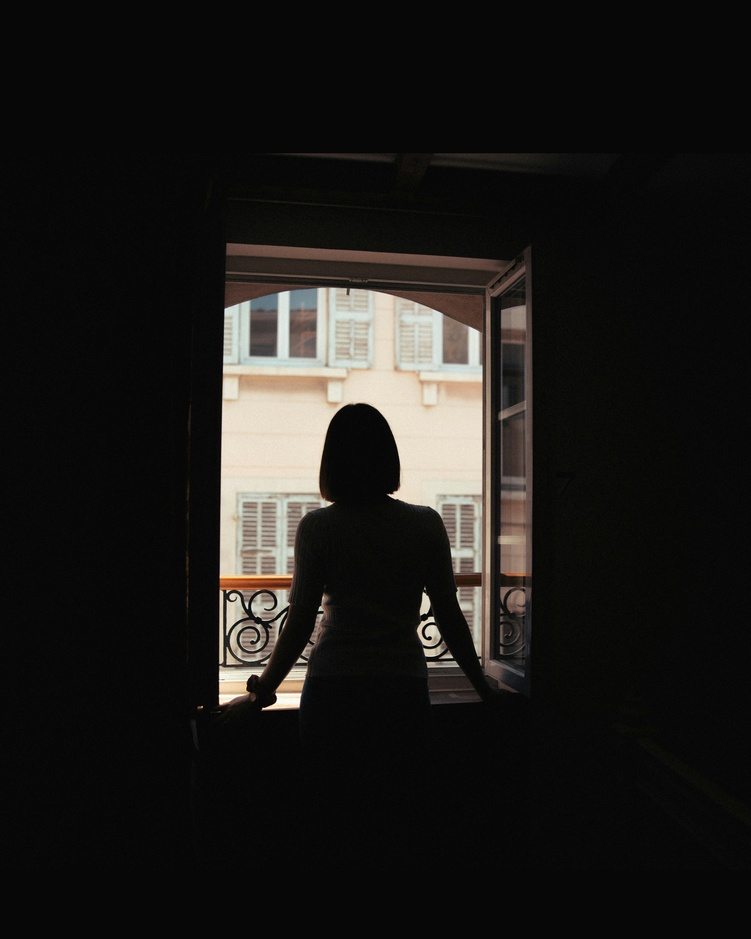
#> input picture images/woman_open_window.jpg, 751 x 939 px, shrunk from 4693 x 5867 before the run
$ python otsu_thresholding.py
#> lines starting #> are read from the running program, lines starting #| are printed output that depends on the picture; after the words box and inside, x2 and y2 are one past the last pixel; in counts of white or black regions, pixels touching at a corner belong together
import cv2
import matplotlib.pyplot as plt

imgPath = 'images/woman_open_window.jpg'
img = cv2.imread(imgPath)
#> img is the input picture: shape (939, 751, 3); mean B, G, R 25.1, 27.4, 29
if img is None:
    raise FileNotFoundError(f"Could not load '{imgPath}'. Check the file path.")

gray = cv2.cvtColor(img, cv2.COLOR_BGR2GRAY)
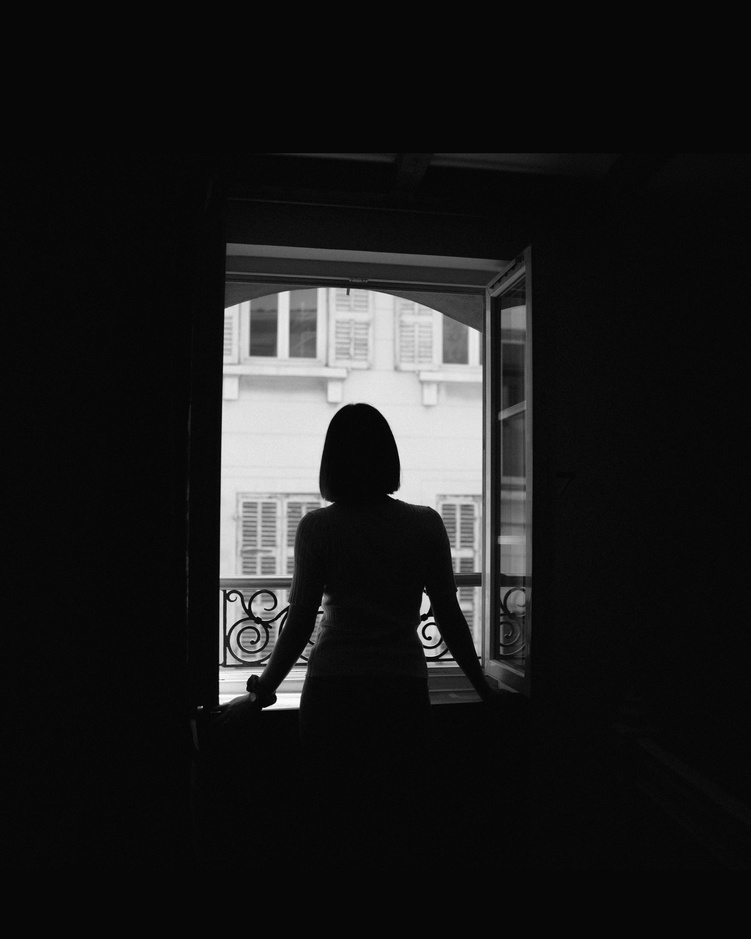
#> gray: shape (939, 751); min 0, max 254, mean 27.6

# Otsu's thresholding
# THRESH_BINARY_INV is used so the foreground (woman + room) is white (255)
# and the bright window background is black (0).
thresh_val, binary_mask = cv2.threshold(
    gray, 0, 255, cv2.THRESH_BINARY_INV + cv2.THRESH_OTSU
)
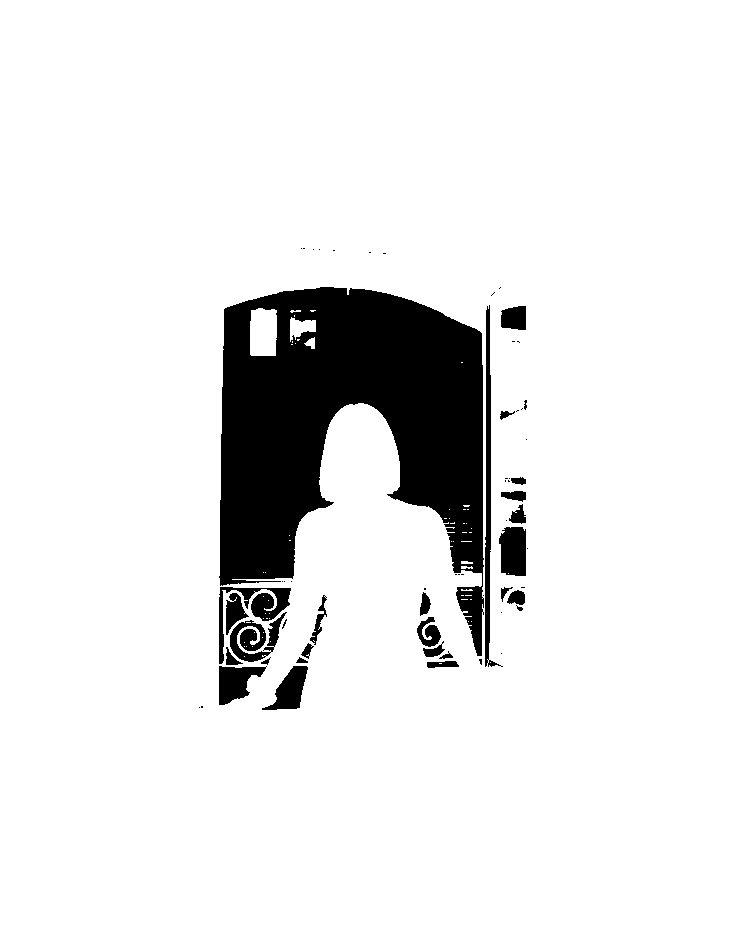
#> binary_mask: shape (939, 751); 90.7% white; 62 black regions (35 under 20 px), largest, box (x1, y1, x2, y2) and area: (219, 287, 484, 656) 54243, (485, 305, 503, 667) 1746, (219, 587, 291, 664) 1398
#> thresh_val = 101

print(f"Otsu's threshold value: {thresh_val:.0f}")
#| Otsu's threshold value: 101

# Plot results
fig, axes = plt.subplots(1, 3, figsize=(15, 5))

axes[0].imshow(cv2.cvtColor(img, cv2.COLOR_BGR2RGB))
axes[0].set_title('Original')
axes[0].axis('off')

axes[1].imshow(gray, cmap='gray')
axes[1].set_title('Grayscale')
axes[1].axis('off')

axes[2].imshow(binary_mask, cmap='gray')
axes[2].set_title(f"Otsu Binary Mask\n(threshold = {thresh_val:.0f})")
axes[2].axis('off')

plt.tight_layout()
plt.savefig('outputs/otsu_thresholding_output.png', dpi=150, bbox_inches='tight')
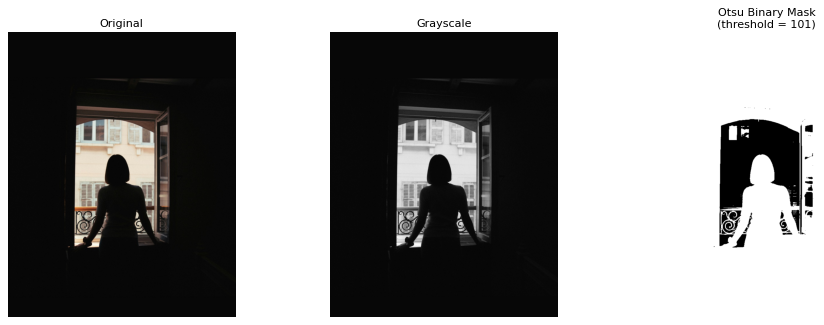
#> figure drawn by matplotlib, 3 panels
plt.show()

cv2.imwrite('outputs/otsu_binary_mask.png', binary_mask)
print("Outputs saved: otsu_binary_mask.png, otsu_thresholding_output.png")

$ run again, with images/highlights_and_shadows.jpg copied over images/woman_open_window.jpg
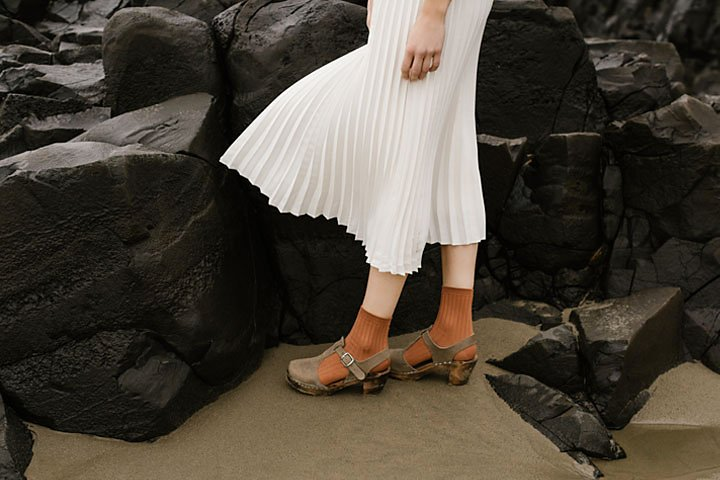
#> input picture images/highlights_and_shadows.jpg, 720 x 480 px
#> img is the input picture: shape (480, 720, 3); mean B, G, R 58.1, 68.6, 75.7
#> `thresh_val, binary_mask = cv2.threshold( gray, 0, 255, cv2.THRESH_BINA..`:
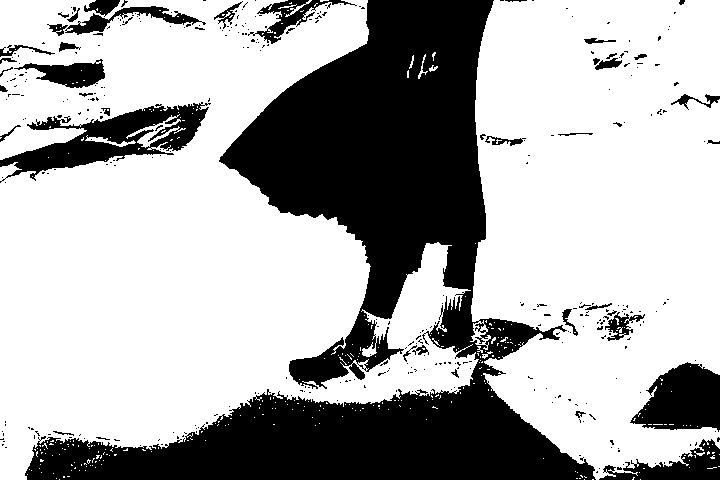
#> binary_mask: shape (480, 720); 67.9% white; 355 black regions (315 under 20 px), largest, box (x1, y1, x2, y2) and area: (25, 0, 596, 480) 90453, (0, 102, 211, 183) 6289, (630, 362, 720, 432) 4310
#> thresh_val = 91
#| Otsu's threshold value: 91
#> `plt.savefig('outputs/otsu_thresholding_output.png', dpi=150, bbox_inch..`:
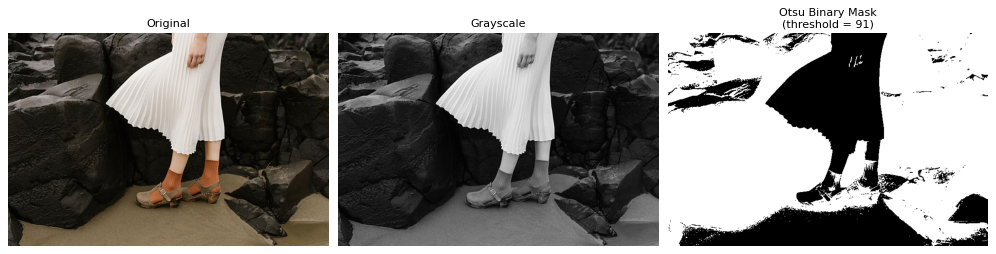
#> figure drawn by matplotlib, 3 panels
